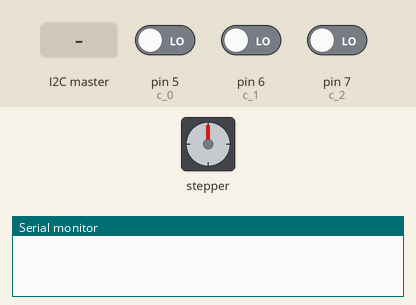
Recording of a sketch running on a simulated Arduino Uno, built with avr-gcc and run on an emulated ATmega328P. Shown: stepper motor, the last lines printed to the serial monitor. Wiring (inferred from the names in the program): stepper motor driver (200 steps per turn assumed): step pin 4; direction pin 3; enable pin 2. The test bench sets the inputs (shaded band); at power-on: pin 6 (c_1) LOW, pin 7 (c_2) LOW, pin 5 (c_0) LOW.

Above: at 1.2 s.
1.3 s: the I2C master sends the byte 1
At 2.4 s:
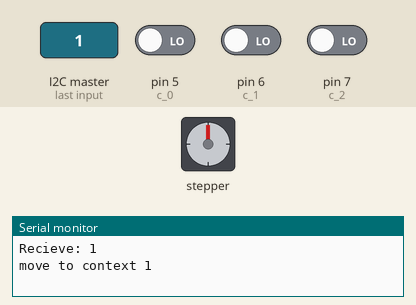
4.3 s: pin 6 (c_1) driven HIGH
5.8 s: the I2C master sends the byte 2
At 6.8 s:
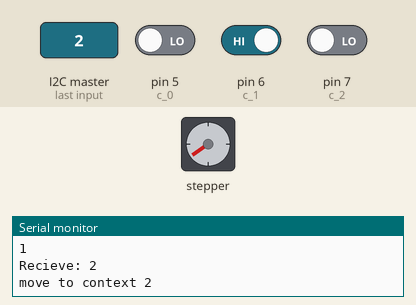
8.8 s: pin 7 (c_2) driven HIGH
At 9.8 s:
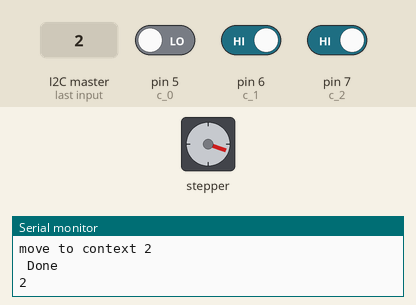
Timing chart, 0 to 11.3 s (numbered marks = the images above; inputs shaded):
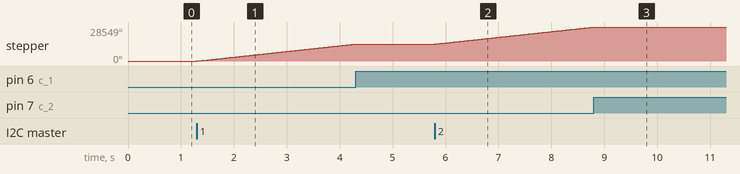

The sketch:

slave1_motor.ino
```cpp
#include <Wire.h>

int ena=2;
int dir=3;
int pul=4;
//input
int c_0=5;
int c_1=6;
int c_2=7;

byte num=-1;//default to turn off the led
//variables
int ctx[3];
int c_ctx;
int remote_stop=0;

int de_init = 100;
int de_stop = 1;
int de = de_init;

void setup() {
  // put your setup code here, to run once:
pinMode(ena,OUTPUT);digitalWrite(ena,HIGH);
pinMode(dir,OUTPUT);digitalWrite(dir,LOW);
pinMode(pul,OUTPUT);digitalWrite(pul,LOW);
pinMode(c_0,INPUT);
pinMode(c_1,INPUT);
pinMode(c_2,INPUT);

Wire.begin(1);
Wire.onReceive(receiveinfo);
Serial.begin(9600);
}

void loop() {
//  if (Serial.available()){num = Serial.read();}
//  Serial.println(num);
  rec();
}

void rec(){
  switch (num)
  {


    case 0:// go to context 0

      Serial.println("move to context 0");
      digitalWrite(ena,LOW);
      digitalWrite(dir,LOW);//leaving motor
      do{Read_ctx();pulse_stepper(pul);}while(ctx[0]==0);
      de = de_init;
      Serial.println(" Done");
      digitalWrite(ena,HIGH);
      c_ctx=0;
      Serial.println(c_ctx);
      num=-1;
      break;

    case 1://go to context 1
      Serial.println("move to context 1");
      digitalWrite(ena,LOW);
      if (c_ctx==0){
        digitalWrite(dir,HIGH);//approaching motor
        }
      if (c_ctx==2){
        digitalWrite(dir,LOW);//leaving motor
        }else{;}
      do{Read_ctx();pulse_stepper(pul);}while(ctx[1]==0);
      de = de_init;
      Serial.println(" Done");
      digitalWrite(ena,HIGH);
      c_ctx=1;
      Serial.println(c_ctx);
      num=-1;
      break;

      case 2://go to context 2
      Serial.println("move to context 2");
      digitalWrite(ena,LOW);
      digitalWrite(dir,HIGH);//leaving motor
      do{Read_ctx();pulse_stepper(pul);}while(ctx[2]==0);
      de = de_init;
      Serial.println(" Done");
      digitalWrite(ena,HIGH);
      c_ctx=2;
      Serial.println(c_ctx);
      num=-1;
      break;

    default:
      Read_ctx();
      break;}}

void Read_ctx(){
  if (Read_digital(c_0,5)>0.9){ctx[0]=1;}else{ctx[0]=0;}
  if (Read_digital(c_1,5)>0.9){ctx[1]=1;}else{ctx[1]=0;}
  if (Read_digital(c_2,5)>0.9){ctx[2]=1;}else{ctx[2]=0;}
//  Serial.print(Read_digital(c_0,10));Serial.print(" ");
//  Serial.print(Read_digital(c_1,10));Serial.print(" ");
//  Serial.println(Read_digital(c_2,10));
//  delay(100);
}
void receiveinfo() {
  while (Wire.available()) {
    num = Wire.read();
//    if(num==0){go_ctx=0;}
//    else if (num==1){go_ctx=1;}
//    else if (num==2){go_ctx=2;}
//    else{go_ctx = go_ctx;}

    Serial.print("Recieve: ");
    Serial.println(num);
    }}

void pulse_stepper2(int port_out)
{
  digitalWrite(port_out, HIGH);
  int one_pulse_time = 500000/400/40;

  delayMicroseconds(one_pulse_time );
  //细分是2,表示一圈要400个pulse;半周期是500000us/400;如果要1s2圈，那么半周期就是500000us/400/2
  //delayMicroseconds(483);
  digitalWrite(port_out, LOW);
  delayMicroseconds(one_pulse_time );
  //delayMicroseconds(483);
}


void pulse_stepper(int port_out)
{
  if (de>de_stop){
    de = de-1;
  }
  digitalWrite(port_out, HIGH);
  delayMicroseconds(de);
  digitalWrite(port_out, LOW);
  delayMicroseconds(de);
}

float Read_digital(int digital, int times) {
  float sum = 0;
  for (int i = 0; i < times; i++) {
    int value = digitalRead(digital);
    sum = sum + value;
  }
  return sum / times;
}
```

Measured:
- after the input at 1.3 s, stepper: keeps turning clockwise at about 4759°/s, starting at once
- after the input at 5.8 s, stepper: keeps turning clockwise at about 4759°/s, starting at once
